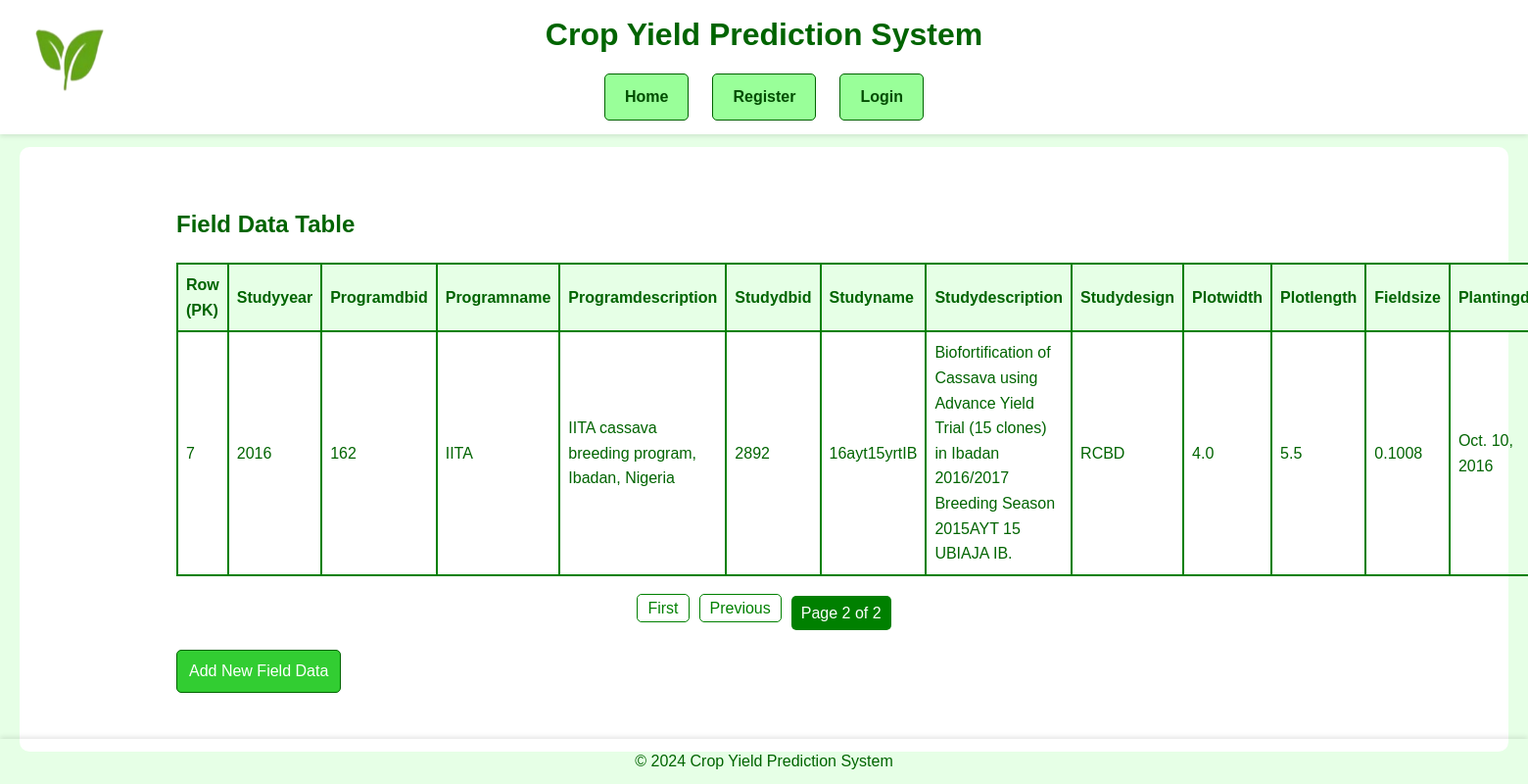
Page /table?page=2 (signed in) on the earlier database version.
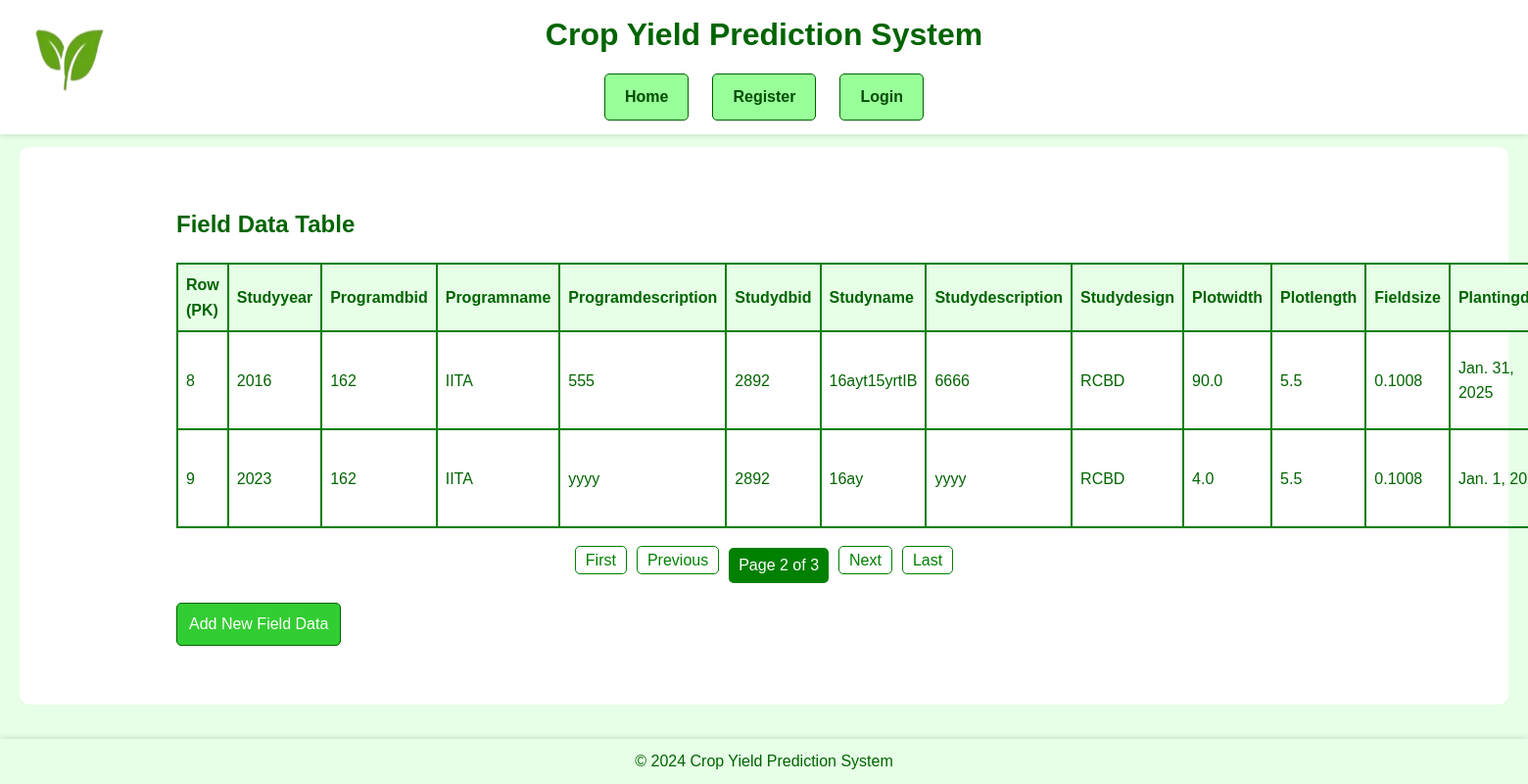
Same page on the later database version.
### django_nlp_integration/nlp_app/models.py (models this page shows, shortened)
class FieldData(models.Model):
    studyYear = models.IntegerField(default=0)
    programDbId = models.CharField(max_length=255, default='')
    programName = models.CharField(max_length=255, default='')
    programDescription = models.TextField(default='')
    studyDbId = models.CharField(max_length=255, default='')
    studyName = models.CharField(max_length=255, default='')
    studyDescription = models.TextField(default='')
    studyDesign = models.CharField(max_length=255, default='')
    plotWidth = models.FloatField(default=0.0)
    plotLength = models.FloatField(default=0.0)
    fieldSize = models.FloatField(default=0.0)
    plantingDate = models.DateField(default=date(2024, 1, 1))
    harvestDate = models.DateField(default=date(2024, 1, 1))
    locationDbId = models.CharField(max_length=255, default='')
    locationName = models.CharField(max_length=255, default='')
    germplasmDbId = models.CharField(max_length=255, default='')
    germplasmName = models.CharField(max_length=255, default='')
    germplasmSynonyms = models.CharField(max_length=255, blank=True, null=True, default='')
    observationLevel = models.CharField(max_length=255, default='')
    observationUnitDbId = models.CharField(max_length=255, default='')
    observationUnitName = models.CharField(max_length=255, default='')
    replicate = models.IntegerField(default=0)
    blockNumber = models.IntegerField(default=0)
    plotNumber = models.IntegerField(default=0)
    entryType = models.CharField(max_length=255, default='Unknown')
    boiled_storage_root_color = models.CharField(max_length=255, default='Unknown')
    cassava_anthractnose_disease_incidence_6_month = models.FloatField(default=0.0)
    cassava_anthractnose_disease_incidence_9_month = models.FloatField(default=0.0)
    cassava_anthractnose_disease_severity_6_month = models.FloatField(default=0.0)
    cassava_anthractnose_disease_severity_9_month = models.FloatField(default=0.0)
    cassava_bacterial_blight_incidence_3_month = models.FloatField(default=0.0)
    cassava_bacterial_blight_incidence_6_month = models.FloatField(default=0.0)
    cassava_bacterial_blight_severity_3_month = models.FloatField(default=0.0)
    cassava_bacterial_blight_severity_6_month = models.FloatField(default=0.0)
    cassava_green_mite_severity_first_evaluation = models.FloatField(default=0.0)
    cassava_green_mite_severity_second_evaluation = models.FloatField(default=0.0)
    cassava_mosaic_disease_incidence_1_month = models.FloatField(default=0.0)
    cassava_mosaic_disease_incidence_3_month = models.FloatField(default=0.0)
    cassava_mosaic_disease_incidence_6_month = models.FloatField(default=0.0)
    cassava_mosaic_disease_severity_1_month = models.FloatField(default=0.0)
    cassava_mosaic_disease_severity_3_month = models.FloatField(default=0.0)
    cassava_mosaic_disease_severity_6_month = models.FloatField(default=0.0)
    dry_matter_content_specific_gravity_method = models.FloatField(default=0.0)
    dry_matter_content_percentage = models.FloatField(default=0.0)
    ease_of_peeling_root_cortex_visual_rating = models.IntegerField(default=0)
    first_apical_branch_height_cm = models.FloatField(default=0.0)
    fresh_shoot_weight_kg_per_plot = models.FloatField(default=0.0)
    fresh_storage_root_weight_per_plot = models.FloatField(default=0.0)
    harvest_index_variable = models.FloatField(default=0.0)
    initial_vigor_assessment = models.IntegerField(default=0)
    number_of_planted_stakes_per_plot = models.IntegerField(default=0)
    plant_architecture_visual_rating = models.IntegerField(default=0)
    plant_stands_harvested_counting = models.IntegerField(default=0)
    poundability_assessment = models.IntegerField(default=0)
    proportion_lodged_plants_percentage = models.FloatField(default=0.0)
    root_neck_length_visual_rating = models.IntegerField(default=0)
    root_number_counting = models.IntegerField(default=0)
    rotted_storage_root_counting = models.IntegerField(default=0)
    specific_gravity = models.FloatField(default=0.0)
    sprout_count_nine_month = models.IntegerField(default=0)
    sprout_count_one_month = models.IntegerField(default=0)
    sprout_count_six_month = models.IntegerField(default=0)
    sprout_count_three_month = models.IntegerField(default=0)
    sprouting_proportion = models.FloatField(default=0.0)
    storage_root_cortex_color_visual_rating = models.IntegerField(default=0)
    storage_root_periderm_color_visual_rating = models.IntegerField(default=0)
    storage_root_pulp_color_visual_rating = models.IntegerField(default=0)
    storage_root_shape_visual_rating = models.IntegerField(default=0)
    storage_root_size_visual_rating = models.IntegerField(default=0)
    taste_of_boiled_root_rating = models.IntegerField(default=0)
    top_yield = models.FloatField(default=0.0)
    total_carotenoid_chart_1_8 = models.FloatField(default=0.0)
    total_carotenoid_iCheck_method = models.FloatField(default=0.0)

### django_nlp_integration/nlp_app/views.py (the view, shortened to what this page needs)
# urls.py: path('table', views.table, name='table'),
@login_required
def table(request):
    fielddata_list = FieldData.objects.all()
    fields = [field.name for field in FieldData._meta.fields if field.name != "id"]
    paginator = Paginator(fielddata_list, 2)  # Show 5 records per page
    page_number = request.GET.get("page")
    fielddata = paginator.get_page(page_number)
    if request.method == "POST" and "create" in request.POST:
        new_data = {field: request.POST.get(field, "") for field in fields}
        FieldData.objects.create(**new_data)
        return redirect("table")
    if request.method == "POST" and "delete" in request.POST:
        record_id = request.POST.get("id")
        FieldData.objects.filter(id=record_id).delete()
        return redirect("table")
    return render(request, "nlp_app/table.html", {"fielddata": fielddata, "fields": fields})

### django_nlp_integration/nlp_app/templatetags/custom_filters.py (called while the page is built)
@register.filter
def getattr_custom(obj, attr):
    return getattr(obj, attr, "")

### django_nlp_integration/nlp_app/templates/nlp_app/table.html (shortened to what this page needs)
{% extends 'base_generic.html' %}
{% block content %}
{% load custom_filters %}
<div class="container mt-4">
    <h2>Field Data Table</h2>
    <table class="table">
        <thead>
            <tr>
                <th>Row (PK)</th>
                {% for field in fields %}
                    <th>{{ field|title }}</th>
                {% endfor %}
            </tr>
        </thead>
        <tbody>
            {% for record in fielddata %}
            <tr>
                <td>{{ record.pk }}</td>
                {% for field in fields %}
                    <td data-pk="{{ record.pk }}" data-field="{{ field }}">
                        {{ record|getattr_custom:field }}
                    </td>
                {% endfor %}
            </tr>
            {% endfor %}
        </tbody>
    </table>
    <ul class="pagination">
        {% if fielddata.has_previous %}
            <li><a href="?page=1">First</a></li>
            <li><a href="?page={{ fielddata.previous_page_number }}">Previous</a></li>
        {% endif %}
        <li class="current">Page {{ fielddata.number }} of {{ fielddata.paginator.num_pages }}</li>
        {% if fielddata.has_next %}
            <li><a href="?page={{ fielddata.next_page_number }}">Next</a></li>
            <li><a href="?page={{ fielddata.paginator.num_pages }}">Last</a></li>
        {% endif %}
    </ul>
    <a class="btn btn-add" href="{% url 'fielddata_create' %}">Add New Field Data</a>
</div>
{% endblock %}

Differences in the rows shown:
no longer on this page (row unchanged): FieldData: pk "7", fields "2016" "162" "IITA" "IITA cassava breeding program, Ibadan, Nigeria" "2892" "16ayt15yrtIB" "Biofortification of Cassava using Advance Yield Trial (15 clones) in Ibadan 2016/2017 Breeding Season 2015AYT 15 UBIAJA IB." "RCBD" "4.0" "5.5" "0.1008" "Oct. 10, 2016"
added FieldData: pk "8", fields "2016" "162" "IITA" "555" "2892" "16ayt15yrtIB" "6666" "RCBD" "90.0" "5.5" "0.1008" "Jan. 31, 2025"
added FieldData: pk "9", fields "2023" "162" "IITA" "yyyy" "2892" "16ay" "yyyy" "RCBD" "4.0" "5.5" "0.1008" "Jan. 1,…"
Other differences:
{{ fielddata.paginator.num_pages }}: "2" → "3"
text now shown: "Next Last"
